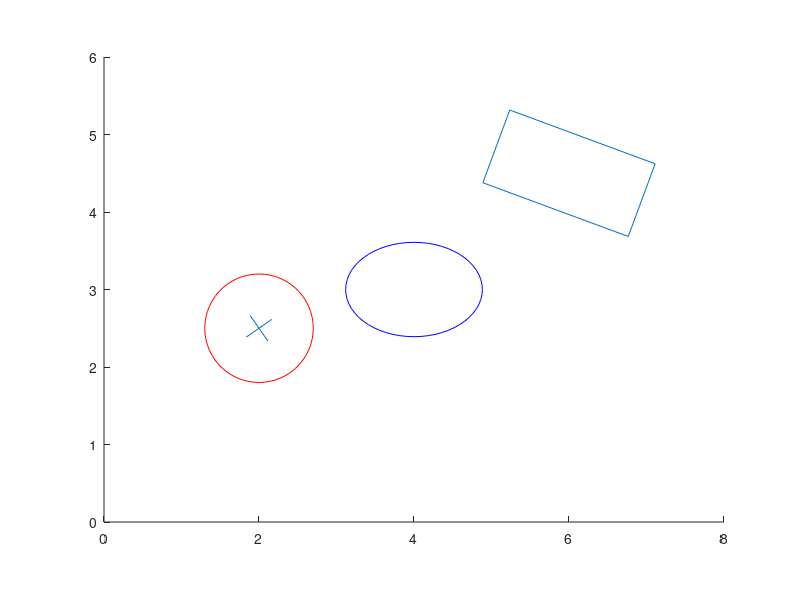

Here is the MATLAB script that generated this plot:
function grafik()
%%%%%%%%%%%%%%%%%%%%%%%%%%%%%%%%%%%%%%%%%%%%%%%%%%%%%%%%%
% Exempel av spinnande boll, boll som deformeras och
% roterande rektangel som ror sig.
%%%%%%%%%%%%%%%%%%%%%%%%%%%%%%%%%%%%%%%%%%%%%%%%%%%%%%%%%
% Parametervaerden for spinnande bollen
xa=2;    % Start-position (centrum)
ya=5;
Da=0;    % Vinkeln
Ra=0.7;  % Radie
La=0.4;  % Kryssets storlek

% Parametervaerden for deformerad boll
xb=4;    % Start-position (centrum)
yb=3;
Rb=0.7;  % Radie
du=0;    % Ovre intryckning
dd=0;    % Undre intryckning

% Parametervaerden for rektangel
xc=6;    % Start-position (centrum)
yc=2;
Dc=0;    % Vinkeln som rektangeln aer vriden (moturs)
Bc=1;    % Basen
Hc=2;    % Hojden

%%%%%%%%%%%%%%%%%%%%%%%%%%%%%%%%%%%%%%%%%%%%%%%%%%%%%%%%%
% Utritning av spinnande bollen och dess kryss
% Bollens center = [xa ,ya]
% Rita en rektangel med start i bollens center minus bollens radie i x och
% y, med bredd och hojd av dubbla radien.
% Sedan saetts kurvaturen till 1 (100%) i respektive riktning och gor att
% kvadraten (rektangeln) blir en cirkel.
% Bollen:
BOLL_a=rectangle('Position',[xa-Ra,ya-Ra,2*Ra,2*Ra],...
    'Curvature',[1,1],'EdgeColor','r','FaceColor','w');
% Krysset (tvaa korsade linjer):
xk1_1=-La/2*sin(Da);    % Aendpunkter till linjerna som
yk1_1=La/2*cos(Da);     % utgor kryss nummer 1
xk1_2=La/2*sin(Da);
yk1_2=-La/2*cos(Da);
xk2_1= La/2*cos(Da);    % Aendpunkter till linjerna som
yk2_1=La/2*sin(Da);     % utgor kryss nummer 2
xk2_2=-La/2*cos(Da);
yk2_2=-La/2*sin(Da);
% Rita linjerna
LINJE_a1=line([xk1_1+xa,xk1_2+xa],[yk1_1+ya,yk1_2+ya]);
LINJE_a2=line([xk2_1+xa,xk2_2+xa],[yk2_1+ya,yk2_2+ya]);

%%%%%%%%%%%%%%%%%%%%%%%%%%%%%%%%%%%%%%%%%%%%%%%%%%%%%%%%%
% Utritning av deformerad boll
BOLL_b=rectangle('Position',...
    [xb-(Rb+du+dd),yb-(Rb-dd),2*(Rb+du+dd),2*(Rb-du-dd)],...
        'Curvature',[1,1],'EdgeColor','b','FaceColor','w');

%%%%%%%%%%%%%%%%%%%%%%%%%%%%%%%%%%%%%%%%%%%%%%%%%%%%%%%%%
% Utritning av rektangel
% Beraekna forst hornens positioner daa den
% inte aer vriden, sett fraan rektangelns centrum
x1c=Bc/2;    % Ovre hoger horn (1)
y1c=Hc/2;
x2c=-Bc/2;   % Ovre vaenster horn (2)
y2c=Hc/2;
x3c=-Bc/2;   % Nedre vaenster horn (3)
y3c=-Hc/2;
x4c=Bc/2;    % Nedre hoger horn (4)
y4c=-Hc/2;
% Vrid dessa punkter en vinkel Dc (moturs)
X1c=cos(Dc)*x1c-sin(Dc)*y1c;   % Horn 1
Y1c=sin(Dc)*x1c+cos(Dc)*y1c;
X2c=cos(Dc)*x2c-sin(Dc)*y2c;   % Horn 2
Y2c=sin(Dc)*x2c+cos(Dc)*y2c;
X3c=cos(Dc)*x3c-sin(Dc)*y3c;   % Horn 3
Y3c=sin(Dc)*x3c+cos(Dc)*y3c;
X4c=cos(Dc)*x4c-sin(Dc)*y4c;   % Horn 4
Y4c=sin(Dc)*x4c+cos(Dc)*y4c;
% Rita rektangeln som segment av linjer
REKTANGEL_c=line([X1c+xc,X2c+xc,X3c+xc,X4c+xc,X1c+xc],...
    [Y1c+yc,Y2c+yc,Y3c+yc,Y4c+yc,Y1c+yc]);

%%%%%%%%%%%%%%%%%%%%%%%%%%%%%%%%%%%%%%%%%%%%%%%%%%%%%%%%%
% Instaellningar for grafik-fonstret
daspect([1,1,1]);   % Skalar axlarna lika
axis([0,8,0,6]);    % Axlarnas intervall
hold on             % Laas fast dessa instaellningar

%%%%%%%%%%%%%%%%%%%%%%%%%%%%%%%%%%%%%%%%%%%%%%%%%%%%%%%%%
% Huvudslingan
for n=1:50

    % Updatera positioner, vinkel, intryckning
    ya=ya-0.05;
    Da=Da+0.075;
    du=0.2*Rb*sin(0.3*n);
    dd=0.2*Rb*sin(0.3*n);
    yc=yc+0.05;
    Dc=Dc+0.15;

    % Uppdatera grafiken:

    % Spinnande bollen och krysset
    % Uppdatera bollens position med ''set''
    set(BOLL_a,'Position',[xa-Ra,ya-Ra,2*Ra,2*Ra]);
    % De nya linjernas aendpunkter
    xk1_1=-La/2*sin(Da);   % Kryss nummer 1
    yk1_1=La/2*cos(Da);
    xk1_2=La/2*sin(Da);
    yk1_2=-La/2*cos(Da);
    xk2_1= La/2*cos(Da);   % Kryss nummer 2
    yk2_1=La/2*sin(Da);
    xk2_2=-La/2*cos(Da);
    yk2_2=-La/2*sin(Da);
    % Uppdatera linjerna med ''set''
    set(LINJE_a1,'XData',[xk1_1+xa,xk1_2+xa],'YData',[yk1_1+ya,yk1_2+ya]);
    set(LINJE_a2,'XData',[xk2_1+xa,xk2_2+xa],...
        'YData',[yk2_1+ya,yk2_2+ya]);

    % Deformerade bollen
    % Uppdatera bollens position och
    % intryckning med ''set''
    set(BOLL_b,'Position',[xb-(Rb+du+dd),yb-(Rb-dd),...
        2*(Rb+du+dd),2*Rb-du-dd]);

    % Rektangeln
    % Beraekna hornens nya positioner
    X1c=cos(Dc)*x1c-sin(Dc)*y1c;   % Horn 1
    Y1c=sin(Dc)*x1c+cos(Dc)*y1c;
    X2c=cos(Dc)*x2c-sin(Dc)*y2c;   % Horn 2
    Y2c=sin(Dc)*x2c+cos(Dc)*y2c;
    X3c=cos(Dc)*x3c-sin(Dc)*y3c;   % Horn 3
    Y3c=sin(Dc)*x3c+cos(Dc)*y3c;
    X4c=cos(Dc)*x4c-sin(Dc)*y4c;   % Horn 4
    Y4c=sin(Dc)*x4c+cos(Dc)*y4c;
    % Uppdatera rektangeln med ''set''
    set(REKTANGEL_c,'XData',[X1c+xc,X2c+xc,X3c+xc,X4c+xc,X1c+xc],...
        'YData',[Y1c+yc,Y2c+yc,Y3c+yc,Y4c+yc,Y1c+yc]);

    pause(0.1);    % En paus for dra ner paa tempot
end
